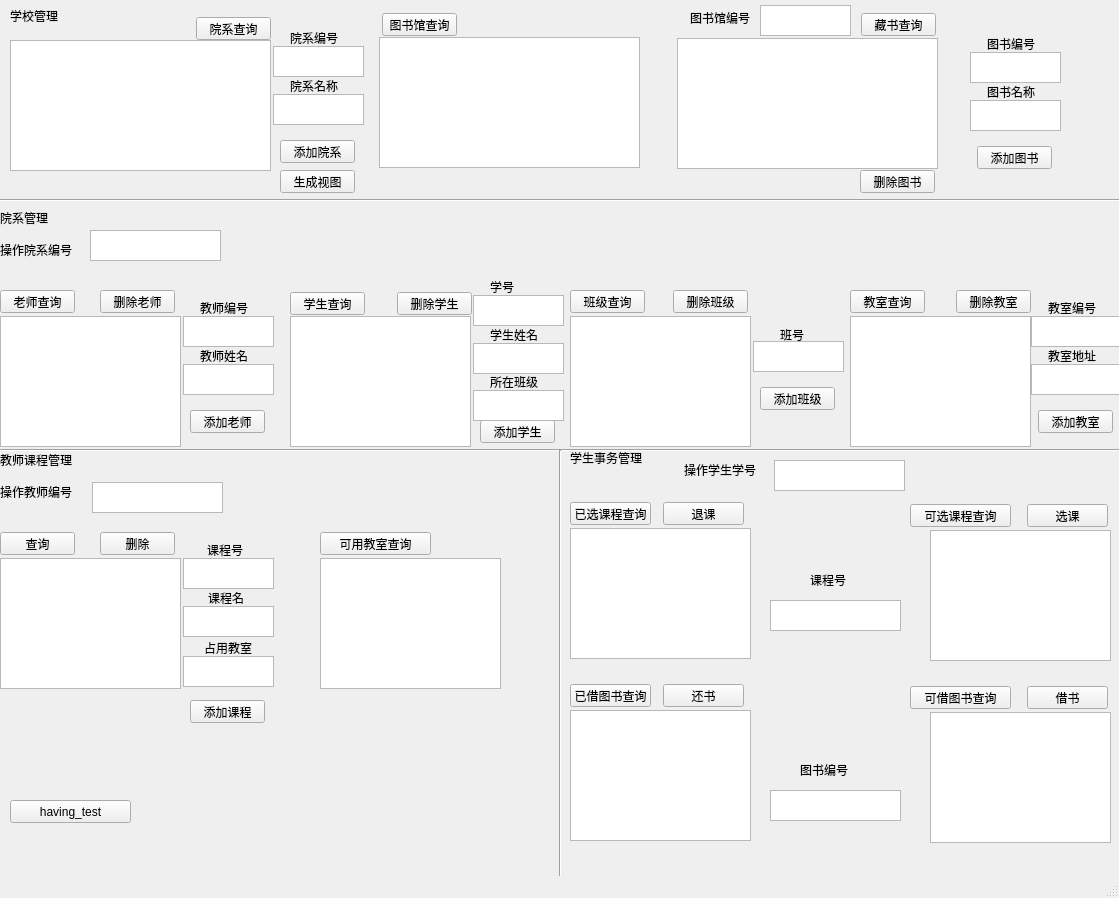
<?xml version="1.0" encoding="UTF-8"?>
<ui version="4.0">
 <class>MainWindow</class>
 <widget class="QMainWindow" name="MainWindow">
  <property name="geometry">
   <rect>
    <x>0</x>
    <y>0</y>
    <width>1119</width>
    <height>898</height>
   </rect>
  </property>
  <property name="windowTitle">
   <string>MainWindow</string>
  </property>
  <widget class="QWidget" name="centralwidget">
   <widget class="Line" name="line">
    <property name="geometry">
     <rect>
      <x>0</x>
      <y>190</y>
      <width>1121</width>
      <height>21</height>
     </rect>
    </property>
    <property name="orientation">
     <enum>Qt::Horizontal</enum>
    </property>
   </widget>
   <widget class="Line" name="line_2">
    <property name="geometry">
     <rect>
      <x>0</x>
      <y>440</y>
      <width>1131</width>
      <height>20</height>
     </rect>
    </property>
    <property name="orientation">
     <enum>Qt::Horizontal</enum>
    </property>
   </widget>
   <widget class="Line" name="line_3">
    <property name="geometry">
     <rect>
      <x>550</x>
      <y>450</y>
      <width>20</width>
      <height>441</height>
     </rect>
    </property>
    <property name="orientation">
     <enum>Qt::Vertical</enum>
    </property>
   </widget>
   <widget class="QTextBrowser" name="school_display">
    <property name="geometry">
     <rect>
      <x>10</x>
      <y>40</y>
      <width>261</width>
      <height>131</height>
     </rect>
    </property>
   </widget>
   <widget class="QPushButton" name="school_query">
    <property name="geometry">
     <rect>
      <x>196</x>
      <y>17</y>
      <width>75</width>
      <height>23</height>
     </rect>
    </property>
    <property name="text">
     <string>院系查询</string>
    </property>
   </widget>
   <widget class="QLabel" name="label">
    <property name="geometry">
     <rect>
      <x>10</x>
      <y>10</y>
      <width>54</width>
      <height>12</height>
     </rect>
    </property>
    <property name="text">
     <string>学校管理</string>
    </property>
   </widget>
   <widget class="QLabel" name="label_4">
    <property name="geometry">
     <rect>
      <x>0</x>
      <y>210</y>
      <width>61</width>
      <height>16</height>
     </rect>
    </property>
    <property name="text">
     <string>院系管理</string>
    </property>
   </widget>
   <widget class="QTextBrowser" name="teacher_display">
    <property name="geometry">
     <rect>
      <x>0</x>
      <y>316</y>
      <width>181</width>
      <height>131</height>
     </rect>
    </property>
   </widget>
   <widget class="QPushButton" name="teacher_query">
    <property name="geometry">
     <rect>
      <x>0</x>
      <y>290</y>
      <width>75</width>
      <height>23</height>
     </rect>
    </property>
    <property name="text">
     <string>老师查询</string>
    </property>
   </widget>
   <widget class="QTextEdit" name="school_id">
    <property name="geometry">
     <rect>
      <x>90</x>
      <y>230</y>
      <width>131</width>
      <height>31</height>
     </rect>
    </property>
   </widget>
   <widget class="QLabel" name="label_5">
    <property name="geometry">
     <rect>
      <x>0</x>
      <y>240</y>
      <width>91</width>
      <height>20</height>
     </rect>
    </property>
    <property name="text">
     <string>操作院系编号</string>
    </property>
   </widget>
   <widget class="QTextEdit" name="add_teacher_id">
    <property name="geometry">
     <rect>
      <x>183</x>
      <y>316</y>
      <width>91</width>
      <height>31</height>
     </rect>
    </property>
   </widget>
   <widget class="QLabel" name="label_6">
    <property name="geometry">
     <rect>
      <x>200</x>
      <y>300</y>
      <width>61</width>
      <height>16</height>
     </rect>
    </property>
    <property name="text">
     <string>教师编号</string>
    </property>
   </widget>
   <widget class="QTextEdit" name="add_teacher_name">
    <property name="geometry">
     <rect>
      <x>183</x>
      <y>364</y>
      <width>91</width>
      <height>31</height>
     </rect>
    </property>
   </widget>
   <widget class="QLabel" name="label_7">
    <property name="geometry">
     <rect>
      <x>200</x>
      <y>348</y>
      <width>61</width>
      <height>16</height>
     </rect>
    </property>
    <property name="text">
     <string>教师姓名</string>
    </property>
   </widget>
   <widget class="QPushButton" name="add_teacher">
    <property name="geometry">
     <rect>
      <x>190</x>
      <y>410</y>
      <width>75</width>
      <height>23</height>
     </rect>
    </property>
    <property name="text">
     <string>添加老师</string>
    </property>
   </widget>
   <widget class="QTextBrowser" name="student_display">
    <property name="geometry">
     <rect>
      <x>290</x>
      <y>316</y>
      <width>181</width>
      <height>131</height>
     </rect>
    </property>
   </widget>
   <widget class="QTextEdit" name="add_student_id">
    <property name="geometry">
     <rect>
      <x>473</x>
      <y>295</y>
      <width>91</width>
      <height>31</height>
     </rect>
    </property>
   </widget>
   <widget class="QLabel" name="label_8">
    <property name="geometry">
     <rect>
      <x>490</x>
      <y>279</y>
      <width>51</width>
      <height>16</height>
     </rect>
    </property>
    <property name="text">
     <string>学号</string>
    </property>
   </widget>
   <widget class="QPushButton" name="add_student">
    <property name="geometry">
     <rect>
      <x>480</x>
      <y>420</y>
      <width>75</width>
      <height>23</height>
     </rect>
    </property>
    <property name="text">
     <string>添加学生</string>
    </property>
   </widget>
   <widget class="QTextEdit" name="add_student_name">
    <property name="geometry">
     <rect>
      <x>473</x>
      <y>343</y>
      <width>91</width>
      <height>31</height>
     </rect>
    </property>
   </widget>
   <widget class="QPushButton" name="student_queery">
    <property name="geometry">
     <rect>
      <x>290</x>
      <y>292</y>
      <width>75</width>
      <height>23</height>
     </rect>
    </property>
    <property name="text">
     <string>学生查询</string>
    </property>
   </widget>
   <widget class="QLabel" name="label_9">
    <property name="geometry">
     <rect>
      <x>490</x>
      <y>327</y>
      <width>61</width>
      <height>16</height>
     </rect>
    </property>
    <property name="text">
     <string>学生姓名</string>
    </property>
   </widget>
   <widget class="QLabel" name="label_10">
    <property name="geometry">
     <rect>
      <x>780</x>
      <y>327</y>
      <width>51</width>
      <height>16</height>
     </rect>
    </property>
    <property name="text">
     <string>班号</string>
    </property>
   </widget>
   <widget class="QPushButton" name="add_class">
    <property name="geometry">
     <rect>
      <x>760</x>
      <y>387</y>
      <width>75</width>
      <height>23</height>
     </rect>
    </property>
    <property name="text">
     <string>添加班级</string>
    </property>
   </widget>
   <widget class="QTextBrowser" name="class_display">
    <property name="geometry">
     <rect>
      <x>570</x>
      <y>316</y>
      <width>181</width>
      <height>131</height>
     </rect>
    </property>
   </widget>
   <widget class="QTextEdit" name="add_class_id">
    <property name="geometry">
     <rect>
      <x>753</x>
      <y>341</y>
      <width>91</width>
      <height>31</height>
     </rect>
    </property>
   </widget>
   <widget class="QPushButton" name="class_query">
    <property name="geometry">
     <rect>
      <x>570</x>
      <y>290</y>
      <width>75</width>
      <height>23</height>
     </rect>
    </property>
    <property name="text">
     <string>班级查询</string>
    </property>
   </widget>
   <widget class="QTextEdit" name="classroom_id">
    <property name="geometry">
     <rect>
      <x>1031</x>
      <y>316</y>
      <width>91</width>
      <height>31</height>
     </rect>
    </property>
   </widget>
   <widget class="QTextEdit" name="classroom_addr">
    <property name="geometry">
     <rect>
      <x>1031</x>
      <y>364</y>
      <width>91</width>
      <height>31</height>
     </rect>
    </property>
   </widget>
   <widget class="QLabel" name="label_12">
    <property name="geometry">
     <rect>
      <x>1048</x>
      <y>348</y>
      <width>61</width>
      <height>16</height>
     </rect>
    </property>
    <property name="text">
     <string>教室地址</string>
    </property>
   </widget>
   <widget class="QTextBrowser" name="classroom_display">
    <property name="geometry">
     <rect>
      <x>850</x>
      <y>316</y>
      <width>181</width>
      <height>131</height>
     </rect>
    </property>
   </widget>
   <widget class="QPushButton" name="classroom_query">
    <property name="geometry">
     <rect>
      <x>850</x>
      <y>290</y>
      <width>75</width>
      <height>23</height>
     </rect>
    </property>
    <property name="text">
     <string>教室查询</string>
    </property>
   </widget>
   <widget class="QLabel" name="label_13">
    <property name="geometry">
     <rect>
      <x>1048</x>
      <y>300</y>
      <width>61</width>
      <height>16</height>
     </rect>
    </property>
    <property name="text">
     <string>教室编号</string>
    </property>
   </widget>
   <widget class="QPushButton" name="add_classroom">
    <property name="geometry">
     <rect>
      <x>1038</x>
      <y>410</y>
      <width>75</width>
      <height>23</height>
     </rect>
    </property>
    <property name="text">
     <string>添加教室</string>
    </property>
   </widget>
   <widget class="QPushButton" name="del_teacher">
    <property name="geometry">
     <rect>
      <x>100</x>
      <y>290</y>
      <width>75</width>
      <height>23</height>
     </rect>
    </property>
    <property name="text">
     <string>删除老师</string>
    </property>
   </widget>
   <widget class="QPushButton" name="del_student">
    <property name="geometry">
     <rect>
      <x>397</x>
      <y>292</y>
      <width>75</width>
      <height>23</height>
     </rect>
    </property>
    <property name="text">
     <string>删除学生</string>
    </property>
   </widget>
   <widget class="QPushButton" name="del_class">
    <property name="geometry">
     <rect>
      <x>673</x>
      <y>290</y>
      <width>75</width>
      <height>23</height>
     </rect>
    </property>
    <property name="text">
     <string>删除班级</string>
    </property>
   </widget>
   <widget class="QPushButton" name="del_classroom">
    <property name="geometry">
     <rect>
      <x>956</x>
      <y>290</y>
      <width>75</width>
      <height>23</height>
     </rect>
    </property>
    <property name="text">
     <string>删除教室</string>
    </property>
   </widget>
   <widget class="QTextBrowser" name="course_display">
    <property name="geometry">
     <rect>
      <x>0</x>
      <y>558</y>
      <width>181</width>
      <height>131</height>
     </rect>
    </property>
   </widget>
   <widget class="QLabel" name="label_11">
    <property name="geometry">
     <rect>
      <x>0</x>
      <y>452</y>
      <width>91</width>
      <height>16</height>
     </rect>
    </property>
    <property name="text">
     <string>教师课程管理</string>
    </property>
   </widget>
   <widget class="QTextEdit" name="add_course_id">
    <property name="geometry">
     <rect>
      <x>183</x>
      <y>558</y>
      <width>91</width>
      <height>31</height>
     </rect>
    </property>
   </widget>
   <widget class="QPushButton" name="del_course">
    <property name="geometry">
     <rect>
      <x>100</x>
      <y>532</y>
      <width>75</width>
      <height>23</height>
     </rect>
    </property>
    <property name="text">
     <string>删除</string>
    </property>
   </widget>
   <widget class="QLabel" name="label_14">
    <property name="geometry">
     <rect>
      <x>207</x>
      <y>542</y>
      <width>51</width>
      <height>16</height>
     </rect>
    </property>
    <property name="text">
     <string>课程号</string>
    </property>
   </widget>
   <widget class="QPushButton" name="add_course">
    <property name="geometry">
     <rect>
      <x>190</x>
      <y>700</y>
      <width>75</width>
      <height>23</height>
     </rect>
    </property>
    <property name="text">
     <string>添加课程</string>
    </property>
   </widget>
   <widget class="QLabel" name="label_15">
    <property name="geometry">
     <rect>
      <x>0</x>
      <y>482</y>
      <width>91</width>
      <height>20</height>
     </rect>
    </property>
    <property name="text">
     <string>操作教师编号</string>
    </property>
   </widget>
   <widget class="QTextEdit" name="teacher_id">
    <property name="geometry">
     <rect>
      <x>92</x>
      <y>482</y>
      <width>131</width>
      <height>31</height>
     </rect>
    </property>
   </widget>
   <widget class="QTextEdit" name="add_course_name">
    <property name="geometry">
     <rect>
      <x>183</x>
      <y>606</y>
      <width>91</width>
      <height>31</height>
     </rect>
    </property>
   </widget>
   <widget class="QPushButton" name="course_query">
    <property name="geometry">
     <rect>
      <x>0</x>
      <y>532</y>
      <width>75</width>
      <height>23</height>
     </rect>
    </property>
    <property name="text">
     <string>查询</string>
    </property>
   </widget>
   <widget class="QLabel" name="label_16">
    <property name="geometry">
     <rect>
      <x>208</x>
      <y>590</y>
      <width>51</width>
      <height>16</height>
     </rect>
    </property>
    <property name="text">
     <string>课程名</string>
    </property>
   </widget>
   <widget class="QLabel" name="label_17">
    <property name="geometry">
     <rect>
      <x>204</x>
      <y>640</y>
      <width>61</width>
      <height>16</height>
     </rect>
    </property>
    <property name="text">
     <string>占用教室</string>
    </property>
   </widget>
   <widget class="QTextEdit" name="add_course_classroom">
    <property name="geometry">
     <rect>
      <x>183</x>
      <y>656</y>
      <width>91</width>
      <height>31</height>
     </rect>
    </property>
   </widget>
   <widget class="QPushButton" name="free_cr_query">
    <property name="geometry">
     <rect>
      <x>320</x>
      <y>532</y>
      <width>111</width>
      <height>23</height>
     </rect>
    </property>
    <property name="text">
     <string>可用教室查询</string>
    </property>
   </widget>
   <widget class="QTextBrowser" name="free_classroom_display_2">
    <property name="geometry">
     <rect>
      <x>320</x>
      <y>558</y>
      <width>181</width>
      <height>131</height>
     </rect>
    </property>
   </widget>
   <widget class="QLabel" name="label_18">
    <property name="geometry">
     <rect>
      <x>570</x>
      <y>450</y>
      <width>91</width>
      <height>16</height>
     </rect>
    </property>
    <property name="text">
     <string>学生事务管理</string>
    </property>
   </widget>
   <widget class="QTextEdit" name="student_id">
    <property name="geometry">
     <rect>
      <x>774</x>
      <y>460</y>
      <width>131</width>
      <height>31</height>
     </rect>
    </property>
   </widget>
   <widget class="QLabel" name="label_19">
    <property name="geometry">
     <rect>
      <x>684</x>
      <y>460</y>
      <width>91</width>
      <height>20</height>
     </rect>
    </property>
    <property name="text">
     <string>操作学生学号</string>
    </property>
   </widget>
   <widget class="QTextEdit" name="add_school_id">
    <property name="geometry">
     <rect>
      <x>273</x>
      <y>46</y>
      <width>91</width>
      <height>31</height>
     </rect>
    </property>
   </widget>
   <widget class="QLabel" name="label_20">
    <property name="geometry">
     <rect>
      <x>290</x>
      <y>30</y>
      <width>61</width>
      <height>16</height>
     </rect>
    </property>
    <property name="text">
     <string>院系编号</string>
    </property>
   </widget>
   <widget class="QPushButton" name="add_school">
    <property name="geometry">
     <rect>
      <x>280</x>
      <y>140</y>
      <width>75</width>
      <height>23</height>
     </rect>
    </property>
    <property name="text">
     <string>添加院系</string>
    </property>
   </widget>
   <widget class="QTextEdit" name="add_school_name">
    <property name="geometry">
     <rect>
      <x>273</x>
      <y>94</y>
      <width>91</width>
      <height>31</height>
     </rect>
    </property>
   </widget>
   <widget class="QLabel" name="label_21">
    <property name="geometry">
     <rect>
      <x>290</x>
      <y>78</y>
      <width>61</width>
      <height>16</height>
     </rect>
    </property>
    <property name="text">
     <string>院系名称</string>
    </property>
   </widget>
   <widget class="QPushButton" name="free_course_query">
    <property name="geometry">
     <rect>
      <x>910</x>
      <y>504</y>
      <width>101</width>
      <height>23</height>
     </rect>
    </property>
    <property name="text">
     <string>可选课程查询</string>
    </property>
   </widget>
   <widget class="QTextBrowser" name="free_course_display">
    <property name="geometry">
     <rect>
      <x>930</x>
      <y>530</y>
      <width>181</width>
      <height>131</height>
     </rect>
    </property>
   </widget>
   <widget class="QPushButton" name="selected_course_query">
    <property name="geometry">
     <rect>
      <x>570</x>
      <y>502</y>
      <width>81</width>
      <height>23</height>
     </rect>
    </property>
    <property name="text">
     <string>已选课程查询</string>
    </property>
   </widget>
   <widget class="QTextBrowser" name="selected_course_display">
    <property name="geometry">
     <rect>
      <x>570</x>
      <y>528</y>
      <width>181</width>
      <height>131</height>
     </rect>
    </property>
   </widget>
   <widget class="QPushButton" name="drop_course">
    <property name="geometry">
     <rect>
      <x>663</x>
      <y>502</y>
      <width>81</width>
      <height>23</height>
     </rect>
    </property>
    <property name="text">
     <string>退课</string>
    </property>
   </widget>
   <widget class="QPushButton" name="select_course">
    <property name="geometry">
     <rect>
      <x>1027</x>
      <y>504</y>
      <width>81</width>
      <height>23</height>
     </rect>
    </property>
    <property name="text">
     <string>选课</string>
    </property>
   </widget>
   <widget class="QPushButton" name="borrow_book">
    <property name="geometry">
     <rect>
      <x>1027</x>
      <y>686</y>
      <width>81</width>
      <height>23</height>
     </rect>
    </property>
    <property name="text">
     <string>借书</string>
    </property>
   </widget>
   <widget class="QPushButton" name="borrowed_book_query">
    <property name="geometry">
     <rect>
      <x>570</x>
      <y>684</y>
      <width>81</width>
      <height>23</height>
     </rect>
    </property>
    <property name="text">
     <string>已借图书查询</string>
    </property>
   </widget>
   <widget class="QPushButton" name="free_book_query">
    <property name="geometry">
     <rect>
      <x>910</x>
      <y>686</y>
      <width>101</width>
      <height>23</height>
     </rect>
    </property>
    <property name="text">
     <string>可借图书查询</string>
    </property>
   </widget>
   <widget class="QTextBrowser" name="free_book_display">
    <property name="geometry">
     <rect>
      <x>930</x>
      <y>712</y>
      <width>181</width>
      <height>131</height>
     </rect>
    </property>
   </widget>
   <widget class="QPushButton" name="return_book">
    <property name="geometry">
     <rect>
      <x>663</x>
      <y>684</y>
      <width>81</width>
      <height>23</height>
     </rect>
    </property>
    <property name="text">
     <string>还书</string>
    </property>
   </widget>
   <widget class="QTextBrowser" name="borrowed_book_display">
    <property name="geometry">
     <rect>
      <x>570</x>
      <y>710</y>
      <width>181</width>
      <height>131</height>
     </rect>
    </property>
   </widget>
   <widget class="QTextBrowser" name="lib_display">
    <property name="geometry">
     <rect>
      <x>379</x>
      <y>37</y>
      <width>261</width>
      <height>131</height>
     </rect>
    </property>
   </widget>
   <widget class="QPushButton" name="lib_query">
    <property name="geometry">
     <rect>
      <x>382</x>
      <y>13</y>
      <width>75</width>
      <height>23</height>
     </rect>
    </property>
    <property name="text">
     <string>图书馆查询</string>
    </property>
   </widget>
   <widget class="QTextBrowser" name="books_desplay">
    <property name="geometry">
     <rect>
      <x>677</x>
      <y>38</y>
      <width>261</width>
      <height>131</height>
     </rect>
    </property>
   </widget>
   <widget class="QPushButton" name="book_query">
    <property name="geometry">
     <rect>
      <x>861</x>
      <y>13</y>
      <width>75</width>
      <height>23</height>
     </rect>
    </property>
    <property name="text">
     <string>藏书查询</string>
    </property>
   </widget>
   <widget class="QTextEdit" name="book_query_lib_id">
    <property name="geometry">
     <rect>
      <x>760</x>
      <y>5</y>
      <width>91</width>
      <height>31</height>
     </rect>
    </property>
   </widget>
   <widget class="QLabel" name="label_22">
    <property name="geometry">
     <rect>
      <x>690</x>
      <y>10</y>
      <width>61</width>
      <height>16</height>
     </rect>
    </property>
    <property name="text">
     <string>图书馆编号</string>
    </property>
   </widget>
   <widget class="QLabel" name="label_23">
    <property name="geometry">
     <rect>
      <x>987</x>
      <y>84</y>
      <width>51</width>
      <height>16</height>
     </rect>
    </property>
    <property name="text">
     <string>图书名称</string>
    </property>
   </widget>
   <widget class="QPushButton" name="add_book">
    <property name="geometry">
     <rect>
      <x>977</x>
      <y>146</y>
      <width>75</width>
      <height>23</height>
     </rect>
    </property>
    <property name="text">
     <string>添加图书</string>
    </property>
   </widget>
   <widget class="QLabel" name="label_24">
    <property name="geometry">
     <rect>
      <x>987</x>
      <y>36</y>
      <width>51</width>
      <height>16</height>
     </rect>
    </property>
    <property name="text">
     <string>图书编号</string>
    </property>
   </widget>
   <widget class="QTextEdit" name="add_book_id">
    <property name="geometry">
     <rect>
      <x>970</x>
      <y>52</y>
      <width>91</width>
      <height>31</height>
     </rect>
    </property>
   </widget>
   <widget class="QTextEdit" name="add_book_name">
    <property name="geometry">
     <rect>
      <x>970</x>
      <y>100</y>
      <width>91</width>
      <height>31</height>
     </rect>
    </property>
   </widget>
   <widget class="QPushButton" name="del_book">
    <property name="geometry">
     <rect>
      <x>860</x>
      <y>170</y>
      <width>75</width>
      <height>23</height>
     </rect>
    </property>
    <property name="text">
     <string>删除图书</string>
    </property>
   </widget>
   <widget class="QTextEdit" name="add_student_name_2">
    <property name="geometry">
     <rect>
      <x>473</x>
      <y>390</y>
      <width>91</width>
      <height>31</height>
     </rect>
    </property>
   </widget>
   <widget class="QLabel" name="label_25">
    <property name="geometry">
     <rect>
      <x>490</x>
      <y>374</y>
      <width>61</width>
      <height>16</height>
     </rect>
    </property>
    <property name="text">
     <string>所在班级</string>
    </property>
   </widget>
   <widget class="QTextEdit" name="student_id_2">
    <property name="geometry">
     <rect>
      <x>770</x>
      <y>600</y>
      <width>131</width>
      <height>31</height>
     </rect>
    </property>
   </widget>
   <widget class="QTextEdit" name="student_id_3">
    <property name="geometry">
     <rect>
      <x>770</x>
      <y>790</y>
      <width>131</width>
      <height>31</height>
     </rect>
    </property>
   </widget>
   <widget class="QLabel" name="label_26">
    <property name="geometry">
     <rect>
      <x>810</x>
      <y>570</y>
      <width>91</width>
      <height>20</height>
     </rect>
    </property>
    <property name="text">
     <string>课程号</string>
    </property>
   </widget>
   <widget class="QLabel" name="label_27">
    <property name="geometry">
     <rect>
      <x>800</x>
      <y>760</y>
      <width>91</width>
      <height>20</height>
     </rect>
    </property>
    <property name="text">
     <string>图书编号</string>
    </property>
   </widget>
   <widget class="QPushButton" name="create_view">
    <property name="geometry">
     <rect>
      <x>280</x>
      <y>170</y>
      <width>75</width>
      <height>23</height>
     </rect>
    </property>
    <property name="text">
     <string>生成视图</string>
    </property>
   </widget>
   <widget class="QPushButton" name="having_test">
    <property name="geometry">
     <rect>
      <x>10</x>
      <y>800</y>
      <width>121</width>
      <height>23</height>
     </rect>
    </property>
    <property name="text">
     <string>having_test</string>
    </property>
   </widget>
  </widget>
  <widget class="QMenuBar" name="menubar">
   <property name="geometry">
    <rect>
     <x>0</x>
     <y>0</y>
     <width>1119</width>
     <height>26</height>
    </rect>
   </property>
  </widget>
  <widget class="QStatusBar" name="statusbar"/>
 </widget>
 <resources/>
 <connections/>
</ui>
